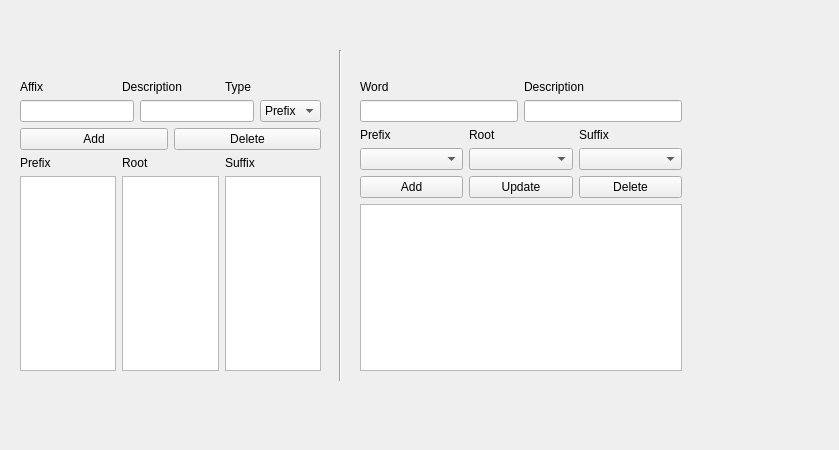
<?xml version="1.0" encoding="UTF-8"?>
<ui version="4.0">
 <class>PrefixPogoda</class>
 <widget class="QWidget" name="PrefixPogoda">
  <property name="geometry">
   <rect>
    <x>0</x>
    <y>0</y>
    <width>839</width>
    <height>450</height>
   </rect>
  </property>
  <property name="windowTitle">
   <string>Form</string>
  </property>
  <widget class="QWidget" name="verticalLayoutWidget_3">
   <property name="geometry">
    <rect>
     <x>360</x>
     <y>80</y>
     <width>322</width>
     <height>291</height>
    </rect>
   </property>
   <layout class="QVBoxLayout" name="verticalLayout_4">
    <item>
     <layout class="QVBoxLayout" name="verticalLayout_5">
      <item>
       <layout class="QHBoxLayout" name="horizontalLayout_11">
        <item>
         <widget class="QLabel" name="label_11">
          <property name="text">
           <string>Word</string>
          </property>
         </widget>
        </item>
        <item>
         <widget class="QLabel" name="label_12">
          <property name="text">
           <string>Description</string>
          </property>
         </widget>
        </item>
       </layout>
      </item>
      <item>
       <layout class="QHBoxLayout" name="horizontalLayout_6">
        <item>
         <widget class="QLineEdit" name="word_input"/>
        </item>
        <item>
         <widget class="QLineEdit" name="word_des"/>
        </item>
       </layout>
      </item>
     </layout>
    </item>
    <item>
     <layout class="QHBoxLayout" name="horizontalLayout_9">
      <item>
       <widget class="QLabel" name="label_7">
        <property name="text">
         <string>Prefix</string>
        </property>
       </widget>
      </item>
      <item>
       <widget class="QLabel" name="label_8">
        <property name="text">
         <string>Root</string>
        </property>
       </widget>
      </item>
      <item>
       <widget class="QLabel" name="label_9">
        <property name="text">
         <string>Suffix</string>
        </property>
       </widget>
      </item>
     </layout>
    </item>
    <item>
     <layout class="QHBoxLayout" name="horizontalLayout_7">
      <item>
       <widget class="QComboBox" name="word_prefix"/>
      </item>
      <item>
       <widget class="QComboBox" name="word_root"/>
      </item>
      <item>
       <widget class="QComboBox" name="word_suffix"/>
      </item>
     </layout>
    </item>
    <item>
     <layout class="QHBoxLayout" name="horizontalLayout_5">
      <item>
       <widget class="QPushButton" name="word_add">
        <property name="text">
         <string>Add</string>
        </property>
       </widget>
      </item>
      <item>
       <widget class="QPushButton" name="word_update">
        <property name="text">
         <string>Update</string>
        </property>
       </widget>
      </item>
      <item>
       <widget class="QPushButton" name="word_delete">
        <property name="text">
         <string>Delete</string>
        </property>
       </widget>
      </item>
     </layout>
    </item>
    <item>
     <widget class="QListView" name="word_list"/>
    </item>
   </layout>
  </widget>
  <widget class="QWidget" name="verticalLayoutWidget">
   <property name="geometry">
    <rect>
     <x>20</x>
     <y>80</y>
     <width>301</width>
     <height>291</height>
    </rect>
   </property>
   <layout class="QVBoxLayout" name="verticalLayout_2">
    <item>
     <layout class="QHBoxLayout" name="horizontalLayout_4">
      <item>
       <widget class="QLabel" name="label_4">
        <property name="text">
         <string>Affix</string>
        </property>
       </widget>
      </item>
      <item>
       <widget class="QLabel" name="label_5">
        <property name="text">
         <string>Description</string>
        </property>
       </widget>
      </item>
      <item>
       <widget class="QLabel" name="label_6">
        <property name="text">
         <string>Type</string>
        </property>
       </widget>
      </item>
     </layout>
    </item>
    <item>
     <layout class="QHBoxLayout" name="horizontalLayout">
      <item>
       <widget class="QLineEdit" name="affix_input"/>
      </item>
      <item>
       <widget class="QLineEdit" name="affix_des"/>
      </item>
      <item>
       <widget class="QComboBox" name="affix_type">
        <item>
         <property name="text">
          <string>Prefix</string>
         </property>
        </item>
        <item>
         <property name="text">
          <string>Root</string>
         </property>
        </item>
        <item>
         <property name="text">
          <string>Suffix</string>
         </property>
        </item>
       </widget>
      </item>
     </layout>
    </item>
    <item>
     <layout class="QHBoxLayout" name="horizontalLayout_8">
      <item>
       <widget class="QPushButton" name="affix_add">
        <property name="text">
         <string>Add</string>
        </property>
       </widget>
      </item>
      <item>
       <widget class="QPushButton" name="affix_delete">
        <property name="text">
         <string>Delete</string>
        </property>
       </widget>
      </item>
     </layout>
    </item>
    <item>
     <layout class="QHBoxLayout" name="horizontalLayout_3">
      <item>
       <widget class="QLabel" name="label_2">
        <property name="text">
         <string>Prefix</string>
        </property>
       </widget>
      </item>
      <item>
       <widget class="QLabel" name="label">
        <property name="text">
         <string>Root</string>
        </property>
       </widget>
      </item>
      <item>
       <widget class="QLabel" name="label_3">
        <property name="text">
         <string>Suffix</string>
        </property>
       </widget>
      </item>
     </layout>
    </item>
    <item>
     <layout class="QHBoxLayout" name="horizontalLayout_2">
      <item>
       <widget class="QListView" name="prefix_list"/>
      </item>
      <item>
       <widget class="QListView" name="root_list"/>
      </item>
      <item>
       <widget class="QListView" name="suffix_list"/>
      </item>
     </layout>
    </item>
   </layout>
  </widget>
  <widget class="Line" name="line">
   <property name="geometry">
    <rect>
     <x>330</x>
     <y>50</y>
     <width>20</width>
     <height>331</height>
    </rect>
   </property>
   <property name="orientation">
    <enum>Qt::Vertical</enum>
   </property>
  </widget>
 </widget>
 <resources/>
 <connections/>
</ui>
